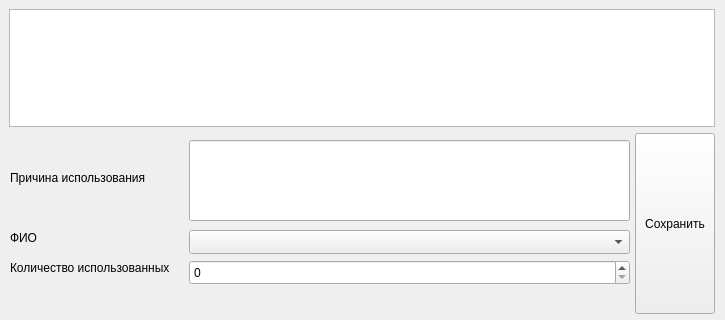
<?xml version="1.0" encoding="UTF-8"?>
<ui version="4.0">
 <class>take_place</class>
 <widget class="QMainWindow" name="take_place">
  <property name="geometry">
   <rect>
    <x>0</x>
    <y>0</y>
    <width>725</width>
    <height>320</height>
   </rect>
  </property>
  <property name="minimumSize">
   <size>
    <width>725</width>
    <height>320</height>
   </size>
  </property>
  <property name="maximumSize">
   <size>
    <width>725</width>
    <height>320</height>
   </size>
  </property>
  <property name="windowTitle">
   <string>Окно учета</string>
  </property>
  <widget class="QWidget" name="centralwidget">
   <widget class="QTableView" name="tableView">
    <property name="geometry">
     <rect>
      <x>9</x>
      <y>9</y>
      <width>706</width>
      <height>118</height>
     </rect>
    </property>
   </widget>
   <widget class="QPushButton" name="save">
    <property name="geometry">
     <rect>
      <x>635</x>
      <y>133</y>
      <width>80</width>
      <height>181</height>
     </rect>
    </property>
    <property name="text">
     <string>Сохранить</string>
    </property>
   </widget>
   <widget class="QLabel" name="use_count">
    <property name="geometry">
     <rect>
      <x>10</x>
      <y>260</y>
      <width>171</width>
      <height>16</height>
     </rect>
    </property>
    <property name="text">
     <string>Количество использованных</string>
    </property>
   </widget>
   <widget class="QLabel" name="name">
    <property name="geometry">
     <rect>
      <x>10</x>
      <y>230</y>
      <width>49</width>
      <height>16</height>
     </rect>
    </property>
    <property name="text">
     <string>ФИО </string>
    </property>
   </widget>
   <widget class="QComboBox" name="comboBox">
    <property name="geometry">
     <rect>
      <x>189</x>
      <y>230</y>
      <width>441</width>
      <height>24</height>
     </rect>
    </property>
   </widget>
   <widget class="QLabel" name="comment">
    <property name="geometry">
     <rect>
      <x>10</x>
      <y>170</y>
      <width>141</width>
      <height>16</height>
     </rect>
    </property>
    <property name="text">
     <string>Причина использования</string>
    </property>
   </widget>
   <widget class="QSpinBox" name="count">
    <property name="geometry">
     <rect>
      <x>189</x>
      <y>260</y>
      <width>441</width>
      <height>25</height>
     </rect>
    </property>
   </widget>
   <widget class="QLineEdit" name="comment_line">
    <property name="geometry">
     <rect>
      <x>189</x>
      <y>140</y>
      <width>441</width>
      <height>81</height>
     </rect>
    </property>
    <property name="alignment">
     <set>Qt::AlignmentFlag::AlignLeading|Qt::AlignmentFlag::AlignLeft|Qt::AlignmentFlag::AlignTop</set>
    </property>
   </widget>
  </widget>
 </widget>
 <resources/>
 <connections/>
</ui>
